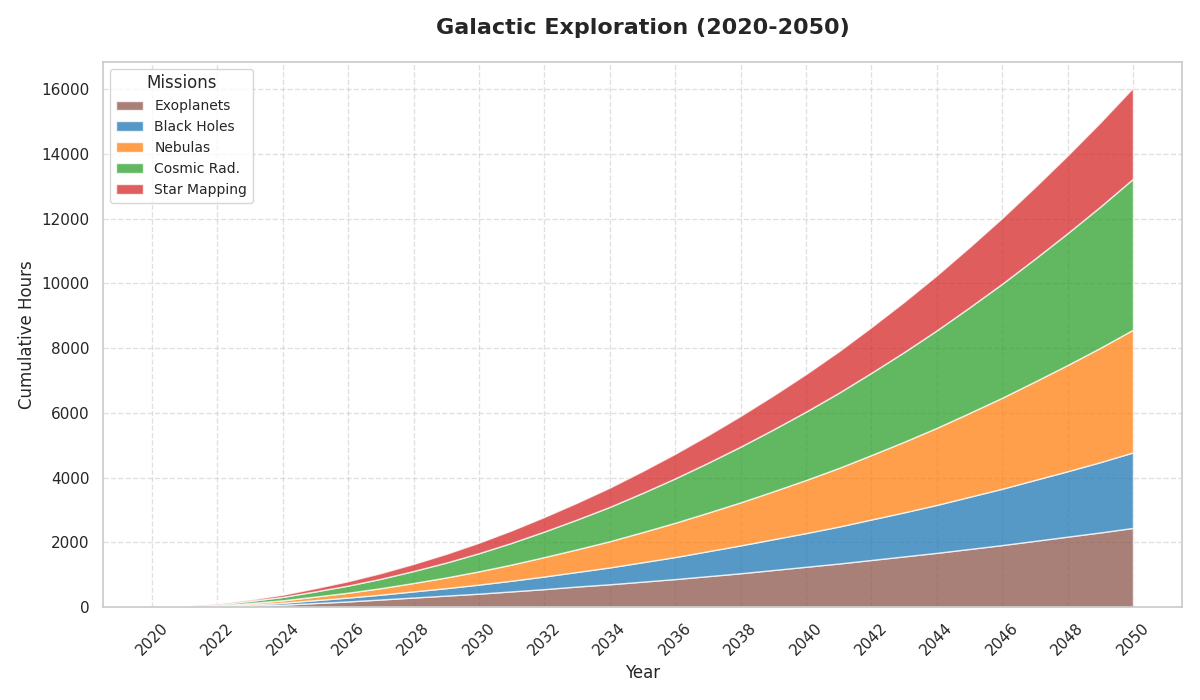

Write the Python code that produced this figure.
import matplotlib.pyplot as plt
import numpy as np

years = np.arange(2020, 2051)

exoplanet_surveys = [0, 10, 25, 50, 80, 130, 180, 240, 300, 360, 420, 490, 560, 640, 710, 790, 870, 960, 1050, 1150, 1250, 1350, 1460, 1570, 1680, 1800, 1920, 2050, 2180, 2310, 2450]
black_hole_probes = [0, 5, 15, 35, 60, 90, 120, 150, 190, 230, 280, 330, 390, 450, 520, 600, 680, 770, 860, 950, 1040, 1140, 1250, 1360, 1480, 1610, 1740, 1880, 2020, 2170, 2330]
nebula_studies = [0, 8, 20, 45, 75, 110, 150, 200, 260, 330, 410, 500, 600, 700, 810, 930, 1060, 1190, 1330, 1480, 1640, 1810, 1990, 2180, 2380, 2590, 2810, 3040, 3280, 3530, 3790]
cosmic_radiation_monitoring = [0, 12, 30, 65, 105, 160, 220, 290, 370, 460, 560, 670, 790, 920, 1060, 1210, 1370, 1540, 1720, 1910, 2110, 2320, 2540, 2770, 3010, 3260, 3520, 3790, 4070, 4360, 4660]
star_mapping_missions = [0, 7, 18, 40, 68, 100, 135, 175, 220, 270, 325, 385, 450, 520, 595, 675, 760, 850, 950, 1050, 1160, 1280, 1410, 1550, 1700, 1860, 2030, 2210, 2400, 2600, 2810]

fig, ax = plt.subplots(figsize=(12, 7))

ax.stackplot(years, exoplanet_surveys, black_hole_probes, nebula_studies, cosmic_radiation_monitoring,
             star_mapping_missions, labels=['Exoplanets', 'Black Holes', 'Nebulas', 'Cosmic Rad.', 'Star Mapping'],
             colors=['#8c564b', '#1f77b4', '#ff7f0e', '#2ca02c', '#d62728'], alpha=0.75)

ax.set_title("Galactic Exploration (2020-2050)", fontsize=16, fontweight='bold', pad=20)
ax.set_xlabel("Year", fontsize=12)
ax.set_ylabel("Cumulative Hours", fontsize=12)

ax.set_xticks(years[::2])
ax.tick_params(axis='x', rotation=45)

ax.legend(loc='upper left', title="Missions", fontsize=10)

ax.grid(True, linestyle='--', alpha=0.6)

plt.tight_layout()
plt.show()
